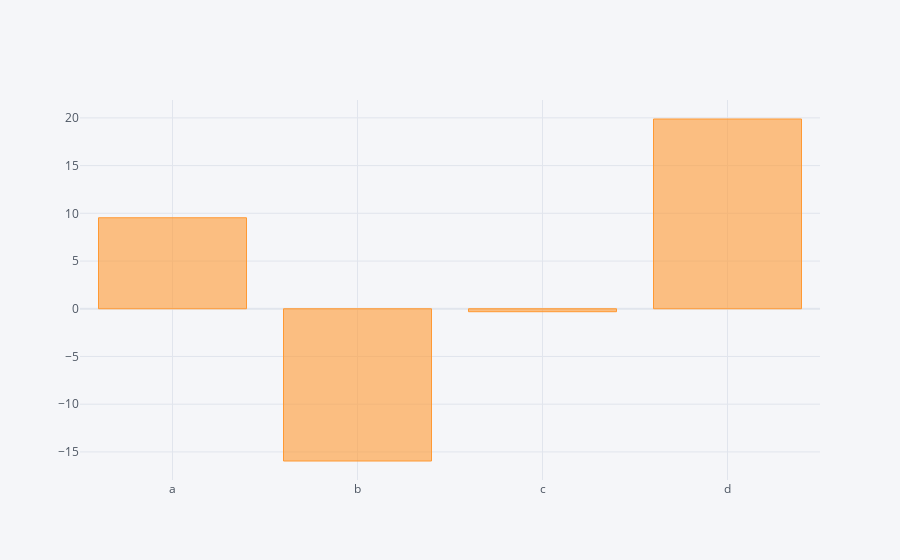

Write notebook code for a chart like this one.
### Code cell
df.sum().iplot(kind='bar')

### Figure 1 — Plotly figure (JSON) as saved in the notebook; plotly's stock layout.template omitted (floating-point values rounded to 4 significant figures)
{"data": [{"marker": {"color": "rgba(255, 153, 51, 0.6)", "line": {"color": "rgba(255, 153, 51, 1.0)", "width": 1}}, "name": "None", "orientation": "v", "text": "", "type": "bar", "x": ["a", "b", "c", "d"], "y": [9.534, -15.95, -0.3088, 19.88]}], "layout": {"legend": {"bgcolor": "#F5F6F9", "font": {"color": "#4D5663"}}, "paper_bgcolor": "#F5F6F9", "plot_bgcolor": "#F5F6F9", "title": {"font": {"color": "#4D5663"}}, "xaxis": {"gridcolor": "#E1E5ED", "showgrid": true, "tickfont": {"color": "#4D5663"}, "title": {"font": {"color": "#4D5663"}, "text": ""}, "zerolinecolor": "#E1E5ED"}, "yaxis": {"gridcolor": "#E1E5ED", "showgrid": true, "tickfont": {"color": "#4D5663"}, "title": {"font": {"color": "#4D5663"}, "text": ""}, "zerolinecolor": "#E1E5ED"}}}
